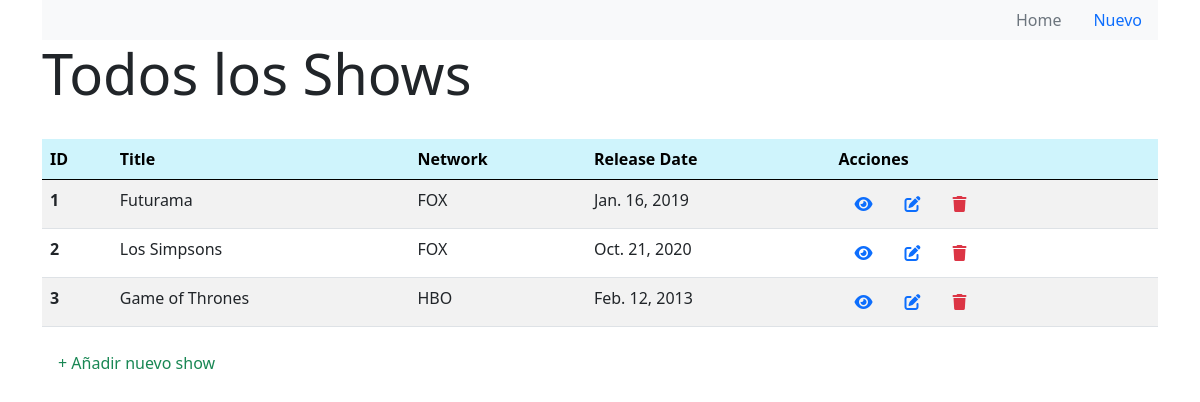
The app's page /shows, older data.
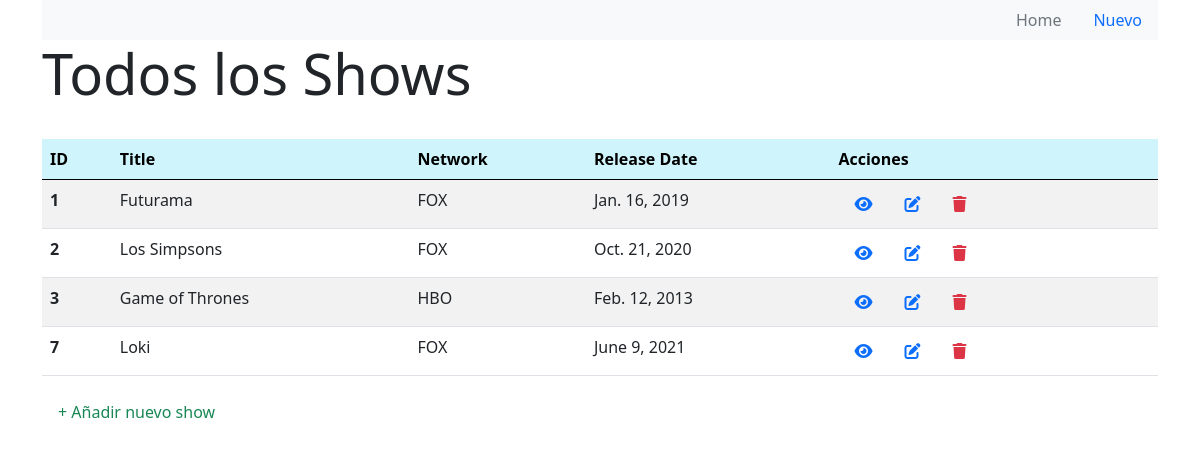
The same page, newer data.
### tv_shows_app/models.py (models this page shows)
class Show(models.Model):
    title = models.CharField(max_length= 50)
    release_date = models.DateField()
    description = models.TextField()
    created_at = models.DateTimeField(auto_now_add = True)
    modified_at = models.DateTimeField(auto_now= True)
    network = models.ForeignKey(Network, related_name="shows", on_delete=models.CASCADE)
    objects = ShowManager()

class Network(models.Model):
    name = models.CharField(max_length=50)
    desc = models.TextField()
    created_at = models.DateTimeField(auto_now_add=True)
    modified_at = models.DateTimeField(auto_now=True)

### tv_shows_app/views.py (the view)
# urls.py: path('shows', views.main),
def main(request):
    context ={
        "all_shows": Show.objects.all().order_by("id")
    }
    return render(request, "index.html", context)

### tv_shows_app/templates/index.html (shortened to what this page needs)
<!DOCTYPE html>
<html lang="es">
<head>
    <link href="https://cdn.jsdelivr.net/npm/bootstrap@5.0.2/dist/css/bootstrap.min.css" rel="stylesheet">
</head>
<body>
    <div class="container">
        <ul class="nav justify-content-end navbar-light bg-light">
            <li class="nav-item">
                <a class="nav-link disabled" aria-current="page" href="/">Home</a>
            </li>
            <li class="nav-item">
                <a class="nav-link" href="/shows/new">Nuevo</a>
            </li>
        </ul>
        <div class="jumbotron">
            <h1 class="display-4">Todos los Shows</h1>
        </div>
        <br>
        <table class="table table-striped ">
            <thead>
                <tr>
                    <th class="table-info" scope="col">ID</th>
                    <th class="table-info" scope="col">Title</th>
                    <th class="table-info" scope="col">Network</th>
                    <th class="table-info" scope="col">Release Date</th>
                    <th class="table-info" scope="col">Acciones</th>
                </tr>
            </thead>
            <tbody>
                {% for show in all_shows %}
                <tr>
                    <th scope="row">{{show.id}}</th>
                    <td>{{show.title}}</td>
                    <td>{{show.network.name}}</td>
                    <td>{{show.release_date}}</td>
                    <td>
                        <nav class="nav">
                            <a class="nav-link active text-primary fas fa-eye" aria-current="page" href="/shows/{{show.id}}"></a>
                            <a class="nav-link active  text-primary fas fa-edit" aria-current="page" href="/shows/{{show.id}}/edit"></a>
                            <a class="nav-link text-danger fas fa-trash" href="/shows/{{show.id}}/destroy"></a>
                        </nav>
                    </td>
                </tr>
                {% endfor %}
            </tbody>
        </table>
        <a class="nav-link active text-success" aria-current="page" href="/shows/new">+ Añadir nuevo show</a>
    </div>
</body>
</html>

Row changes from the older to the newer data that the page shows:
added Show: id "7", title "Loki", network.name "FOX", release_date "June 9, 2021"
